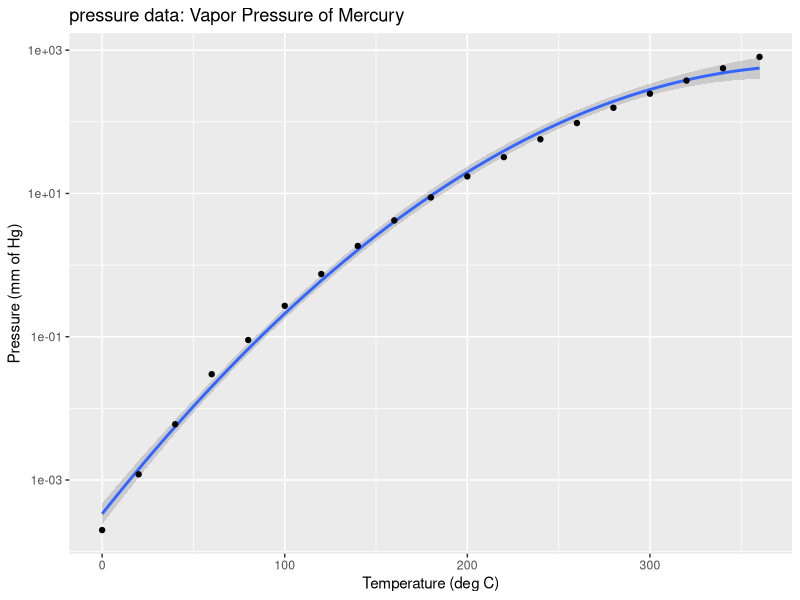

Recreate this plot in R. (Note: this script raises an error after producing the figure.)
## ---- chunk 1
options(stringsAsFactors = FALSE)
library(knitr)
library(ggplot2)
uitvoer <- knitr::opts_knit$get("rmarkdown.pandoc.to")
opts_chunk$set(
  echo = ifelse(is.null(uitvoer), TRUE,
                !(uitvoer %in% c("latex", "docx"))),
  dpi = 300
)
ditbestand <- "terminologie_details.Rmd"
outputdir <- "../../../docs/site/files/030_terminologie"
dir.create(outputdir, recursive = TRUE)
outputdir2 <- "../../../../docs/site/files/030_terminologie"
    # outputdir2: omdat bookdown zich blijkbaar anders gedraagt wanneer 'site'
    # voorkomt in een pad
## ---- chunk 2
summary(cars)
## ---- chunk 3
ggplot(pressure, aes(x = temperature, y = pressure)) + 
  geom_smooth(method = "lm", formula = y ~ poly(x, 2)) +
  geom_point() +
  scale_x_continuous("Temperature (deg C)") +
  scale_y_log10("Pressure (mm of Hg)") +
  ggtitle("pressure data: Vapor Pressure of Mercury")
## ---- chunk 4
path_to_figure <- system.file("local_tex/tex/latex/inboimage_2015","labo.jpg", package = "INBOmd")
include_graphics(path_to_figure)
## ---- chunk 5
kable(
  pressure,
  booktabs = TRUE,
  caption = "The caption of a Markdown table"
)
